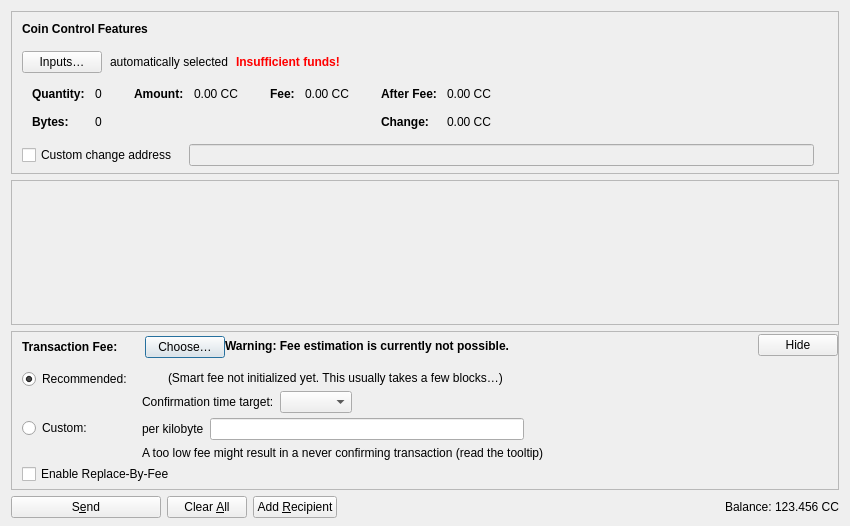
<?xml version="1.0" encoding="UTF-8"?>
<ui version="4.0">
 <class>SendCoinsDialog</class>
 <widget class="QDialog" name="SendCoinsDialog">
  <property name="geometry">
   <rect>
    <x>0</x>
    <y>0</y>
    <width>850</width>
    <height>526</height>
   </rect>
  </property>
  <property name="windowTitle">
   <string>Send Coins</string>
  </property>
  <layout class="QVBoxLayout" name="verticalLayout" stretch="0,1,0,0">
   <property name="bottomMargin">
    <number>8</number>
   </property>
   <item>
    <widget class="QFrame" name="frameCoinControl">
     <property name="sizePolicy">
      <sizepolicy hsizetype="Expanding" vsizetype="Expanding">
       <horstretch>0</horstretch>
       <verstretch>0</verstretch>
      </sizepolicy>
     </property>
     <property name="maximumSize">
      <size>
       <width>16777215</width>
       <height>16777215</height>
      </size>
     </property>
     <property name="frameShape">
      <enum>QFrame::StyledPanel</enum>
     </property>
     <property name="frameShadow">
      <enum>QFrame::Sunken</enum>
     </property>
     <layout class="QVBoxLayout" name="verticalLayoutCoinControl2">
      <property name="spacing">
       <number>0</number>
      </property>
      <property name="leftMargin">
       <number>0</number>
      </property>
      <property name="topMargin">
       <number>0</number>
      </property>
      <property name="rightMargin">
       <number>0</number>
      </property>
      <property name="bottomMargin">
       <number>6</number>
      </property>
      <item>
       <layout class="QVBoxLayout" name="verticalLayoutCoinControl" stretch="0,0,0,0,1">
        <property name="spacing">
         <number>0</number>
        </property>
        <property name="leftMargin">
         <number>10</number>
        </property>
        <property name="topMargin">
         <number>10</number>
        </property>
        <item>
         <layout class="QHBoxLayout" name="horizontalLayoutCoinControl1">
          <property name="bottomMargin">
           <number>15</number>
          </property>
          <item>
           <widget class="QLabel" name="labelCoinControlFeatures">
            <property name="sizePolicy">
             <sizepolicy hsizetype="Preferred" vsizetype="Maximum">
              <horstretch>0</horstretch>
              <verstretch>0</verstretch>
             </sizepolicy>
            </property>
            <property name="font">
             <font>
              <weight>75</weight>
              <bold>true</bold>
             </font>
            </property>
            <property name="styleSheet">
             <string notr="true">font-weight:bold;</string>
            </property>
            <property name="text">
             <string>Coin Control Features</string>
            </property>
           </widget>
          </item>
         </layout>
        </item>
        <item>
         <layout class="QHBoxLayout" name="horizontalLayoutCoinControl2" stretch="0,0,0,0">
          <property name="spacing">
           <number>8</number>
          </property>
          <property name="bottomMargin">
           <number>10</number>
          </property>
          <item>
           <widget class="QPushButton" name="pushButtonCoinControl">
            <property name="styleSheet">
             <string notr="true"/>
            </property>
            <property name="text">
             <string>Inputs…</string>
            </property>
            <property name="autoDefault">
             <bool>false</bool>
            </property>
           </widget>
          </item>
          <item>
           <widget class="QLabel" name="labelCoinControlAutomaticallySelected">
            <property name="text">
             <string>automatically selected</string>
            </property>
            <property name="margin">
             <number>5</number>
            </property>
           </widget>
          </item>
          <item>
           <widget class="QLabel" name="labelCoinControlInsuffFunds">
            <property name="font">
             <font>
              <weight>75</weight>
              <bold>true</bold>
             </font>
            </property>
            <property name="styleSheet">
             <string notr="true">color:red;font-weight:bold;</string>
            </property>
            <property name="text">
             <string>Insufficient funds!</string>
            </property>
            <property name="margin">
             <number>5</number>
            </property>
           </widget>
          </item>
          <item>
           <spacer name="horizontalSpacerCoinControl">
            <property name="orientation">
             <enum>Qt::Horizontal</enum>
            </property>
            <property name="sizeHint" stdset="0">
             <size>
              <width>40</width>
              <height>1</height>
             </size>
            </property>
           </spacer>
          </item>
         </layout>
        </item>
        <item>
         <widget class="QWidget" name="widgetCoinControl" native="true">
          <property name="sizePolicy">
           <sizepolicy hsizetype="Preferred" vsizetype="Preferred">
            <horstretch>0</horstretch>
            <verstretch>0</verstretch>
           </sizepolicy>
          </property>
          <property name="minimumSize">
           <size>
            <width>0</width>
            <height>0</height>
           </size>
          </property>
          <property name="styleSheet">
           <string notr="true"/>
          </property>
          <layout class="QHBoxLayout" name="horizontalLayoutCoinControl5">
           <property name="leftMargin">
            <number>0</number>
           </property>
           <property name="topMargin">
            <number>0</number>
           </property>
           <property name="rightMargin">
            <number>0</number>
           </property>
           <property name="bottomMargin">
            <number>0</number>
           </property>
           <item>
            <layout class="QHBoxLayout" name="horizontalLayoutCoinControl3" stretch="0,0,0,1">
             <property name="spacing">
              <number>20</number>
             </property>
             <property name="topMargin">
              <number>0</number>
             </property>
             <property name="bottomMargin">
              <number>10</number>
             </property>
             <item>
              <layout class="QFormLayout" name="formLayoutCoinControl1">
               <property name="labelAlignment">
                <set>Qt::AlignLeft|Qt::AlignVCenter</set>
               </property>
               <property name="horizontalSpacing">
                <number>10</number>
               </property>
               <property name="verticalSpacing">
                <number>14</number>
               </property>
               <property name="leftMargin">
                <number>10</number>
               </property>
               <property name="topMargin">
                <number>4</number>
               </property>
               <property name="rightMargin">
                <number>6</number>
               </property>
               <item row="0" column="0">
                <widget class="QLabel" name="labelCoinControlQuantityText">
                 <property name="font">
                  <font>
                   <weight>75</weight>
                   <bold>true</bold>
                  </font>
                 </property>
                 <property name="text">
                  <string>Quantity:</string>
                 </property>
                 <property name="margin">
                  <number>0</number>
                 </property>
                </widget>
               </item>
               <item row="0" column="1">
                <widget class="QLabel" name="labelCoinControlQuantity">
                 <property name="cursor">
                  <cursorShape>IBeamCursor</cursorShape>
                 </property>
                 <property name="contextMenuPolicy">
                  <enum>Qt::ActionsContextMenu</enum>
                 </property>
                 <property name="text">
                  <string notr="true">0</string>
                 </property>
                 <property name="margin">
                  <number>0</number>
                 </property>
                 <property name="textInteractionFlags">
                  <set>Qt::LinksAccessibleByMouse|Qt::TextSelectableByKeyboard|Qt::TextSelectableByMouse</set>
                 </property>
                </widget>
               </item>
               <item row="1" column="0">
                <widget class="QLabel" name="labelCoinControlBytesText">
                 <property name="font">
                  <font>
                   <weight>75</weight>
                   <bold>true</bold>
                  </font>
                 </property>
                 <property name="text">
                  <string>Bytes:</string>
                 </property>
                </widget>
               </item>
               <item row="1" column="1">
                <widget class="QLabel" name="labelCoinControlBytes">
                 <property name="cursor">
                  <cursorShape>IBeamCursor</cursorShape>
                 </property>
                 <property name="contextMenuPolicy">
                  <enum>Qt::ActionsContextMenu</enum>
                 </property>
                 <property name="text">
                  <string notr="true">0</string>
                 </property>
                 <property name="textInteractionFlags">
                  <set>Qt::LinksAccessibleByMouse|Qt::TextSelectableByKeyboard|Qt::TextSelectableByMouse</set>
                 </property>
                </widget>
               </item>
              </layout>
             </item>
             <item>
              <layout class="QFormLayout" name="formLayoutCoinControl2">
               <property name="horizontalSpacing">
                <number>10</number>
               </property>
               <property name="verticalSpacing">
                <number>14</number>
               </property>
               <property name="leftMargin">
                <number>6</number>
               </property>
               <property name="topMargin">
                <number>4</number>
               </property>
               <property name="rightMargin">
                <number>6</number>
               </property>
               <item row="0" column="0">
                <widget class="QLabel" name="labelCoinControlAmountText">
                 <property name="font">
                  <font>
                   <weight>75</weight>
                   <bold>true</bold>
                  </font>
                 </property>
                 <property name="text">
                  <string>Amount:</string>
                 </property>
                 <property name="margin">
                  <number>0</number>
                 </property>
                </widget>
               </item>
               <item row="0" column="1">
                <widget class="QLabel" name="labelCoinControlAmount">
                 <property name="cursor">
                  <cursorShape>IBeamCursor</cursorShape>
                 </property>
                 <property name="contextMenuPolicy">
                  <enum>Qt::ActionsContextMenu</enum>
                 </property>
                 <property name="text">
                  <string notr="true">0.00 CC</string>
                 </property>
                 <property name="textInteractionFlags">
                  <set>Qt::LinksAccessibleByMouse|Qt::TextSelectableByKeyboard|Qt::TextSelectableByMouse</set>
                 </property>
                </widget>
               </item>
              </layout>
             </item>
             <item>
              <layout class="QFormLayout" name="formLayoutCoinControl3">
               <property name="horizontalSpacing">
                <number>10</number>
               </property>
               <property name="verticalSpacing">
                <number>14</number>
               </property>
               <property name="leftMargin">
                <number>6</number>
               </property>
               <property name="topMargin">
                <number>4</number>
               </property>
               <property name="rightMargin">
                <number>6</number>
               </property>
               <item row="0" column="0">
                <widget class="QLabel" name="labelCoinControlFeeText">
                 <property name="font">
                  <font>
                   <weight>75</weight>
                   <bold>true</bold>
                  </font>
                 </property>
                 <property name="text">
                  <string>Fee:</string>
                 </property>
                 <property name="margin">
                  <number>0</number>
                 </property>
                </widget>
               </item>
               <item row="0" column="1">
                <widget class="QLabel" name="labelCoinControlFee">
                 <property name="cursor">
                  <cursorShape>IBeamCursor</cursorShape>
                 </property>
                 <property name="contextMenuPolicy">
                  <enum>Qt::ActionsContextMenu</enum>
                 </property>
                 <property name="text">
                  <string notr="true">0.00 CC</string>
                 </property>
                 <property name="textInteractionFlags">
                  <set>Qt::LinksAccessibleByMouse|Qt::TextSelectableByKeyboard|Qt::TextSelectableByMouse</set>
                 </property>
                </widget>
               </item>
              </layout>
             </item>
             <item>
              <layout class="QFormLayout" name="formLayoutCoinControl4">
               <property name="labelAlignment">
                <set>Qt::AlignLeft|Qt::AlignVCenter</set>
               </property>
               <property name="horizontalSpacing">
                <number>10</number>
               </property>
               <property name="verticalSpacing">
                <number>14</number>
               </property>
               <property name="leftMargin">
                <number>6</number>
               </property>
               <property name="topMargin">
                <number>4</number>
               </property>
               <property name="rightMargin">
                <number>6</number>
               </property>
               <item row="0" column="0">
                <widget class="QLabel" name="labelCoinControlAfterFeeText">
                 <property name="font">
                  <font>
                   <weight>75</weight>
                   <bold>true</bold>
                  </font>
                 </property>
                 <property name="text">
                  <string>After Fee:</string>
                 </property>
                 <property name="margin">
                  <number>0</number>
                 </property>
                </widget>
               </item>
               <item row="0" column="1">
                <widget class="QLabel" name="labelCoinControlAfterFee">
                 <property name="cursor">
                  <cursorShape>IBeamCursor</cursorShape>
                 </property>
                 <property name="contextMenuPolicy">
                  <enum>Qt::ActionsContextMenu</enum>
                 </property>
                 <property name="text">
                  <string notr="true">0.00 CC</string>
                 </property>
                 <property name="textInteractionFlags">
                  <set>Qt::LinksAccessibleByMouse|Qt::TextSelectableByKeyboard|Qt::TextSelectableByMouse</set>
                 </property>
                </widget>
               </item>
               <item row="1" column="0">
                <widget class="QLabel" name="labelCoinControlChangeText">
                 <property name="font">
                  <font>
                   <weight>75</weight>
                   <bold>true</bold>
                  </font>
                 </property>
                 <property name="text">
                  <string>Change:</string>
                 </property>
                </widget>
               </item>
               <item row="1" column="1">
                <widget class="QLabel" name="labelCoinControlChange">
                 <property name="cursor">
                  <cursorShape>IBeamCursor</cursorShape>
                 </property>
                 <property name="contextMenuPolicy">
                  <enum>Qt::ActionsContextMenu</enum>
                 </property>
                 <property name="text">
                  <string notr="true">0.00 CC</string>
                 </property>
                 <property name="textInteractionFlags">
                  <set>Qt::LinksAccessibleByMouse|Qt::TextSelectableByKeyboard|Qt::TextSelectableByMouse</set>
                 </property>
                </widget>
               </item>
              </layout>
             </item>
            </layout>
           </item>
          </layout>
         </widget>
        </item>
        <item>
         <layout class="QHBoxLayout" name="horizontalLayoutCoinControl4" stretch="0,0,0">
          <property name="spacing">
           <number>12</number>
          </property>
          <property name="sizeConstraint">
           <enum>QLayout::SetDefaultConstraint</enum>
          </property>
          <property name="topMargin">
           <number>5</number>
          </property>
          <property name="rightMargin">
           <number>5</number>
          </property>
          <item>
           <widget class="QCheckBox" name="checkBoxCoinControlChange">
            <property name="toolTip">
             <string>If this is activated, but the change address is empty or invalid, change will be sent to a newly generated address.</string>
            </property>
            <property name="text">
             <string>Custom change address</string>
            </property>
           </widget>
          </item>
          <item>
           <widget class="QValidatedLineEdit" name="lineEditCoinControlChange">
            <property name="enabled">
             <bool>false</bool>
            </property>
            <property name="sizePolicy">
             <sizepolicy hsizetype="Expanding" vsizetype="Fixed">
              <horstretch>0</horstretch>
              <verstretch>0</verstretch>
             </sizepolicy>
            </property>
           </widget>
          </item>
          <item>
           <widget class="QLabel" name="labelCoinControlChangeLabel">
            <property name="sizePolicy">
             <sizepolicy hsizetype="Preferred" vsizetype="Expanding">
              <horstretch>0</horstretch>
              <verstretch>0</verstretch>
             </sizepolicy>
            </property>
            <property name="minimumSize">
             <size>
              <width>0</width>
              <height>0</height>
             </size>
            </property>
            <property name="text">
             <string/>
            </property>
            <property name="margin">
             <number>3</number>
            </property>
           </widget>
          </item>
         </layout>
        </item>
        <item>
         <spacer name="verticalSpacerCoinControl">
          <property name="orientation">
           <enum>Qt::Vertical</enum>
          </property>
          <property name="sizeHint" stdset="0">
           <size>
            <width>800</width>
            <height>1</height>
           </size>
          </property>
         </spacer>
        </item>
       </layout>
      </item>
     </layout>
    </widget>
   </item>
   <item>
    <widget class="QScrollArea" name="scrollArea">
     <property name="widgetResizable">
      <bool>true</bool>
     </property>
     <widget class="QWidget" name="scrollAreaWidgetContents">
      <property name="geometry">
       <rect>
        <x>0</x>
        <y>0</y>
        <width>830</width>
        <height>104</height>
       </rect>
      </property>
      <layout class="QVBoxLayout" name="verticalLayout_2" stretch="0,1">
       <property name="leftMargin">
        <number>0</number>
       </property>
       <property name="topMargin">
        <number>0</number>
       </property>
       <property name="rightMargin">
        <number>0</number>
       </property>
       <property name="bottomMargin">
        <number>0</number>
       </property>
       <item>
        <layout class="QVBoxLayout" name="entries">
         <property name="spacing">
          <number>6</number>
         </property>
        </layout>
       </item>
       <item>
        <spacer name="verticalSpacer">
         <property name="orientation">
          <enum>Qt::Vertical</enum>
         </property>
         <property name="sizeHint" stdset="0">
          <size>
           <width>20</width>
           <height>40</height>
          </size>
         </property>
        </spacer>
       </item>
      </layout>
     </widget>
    </widget>
   </item>
   <item>
    <widget class="QFrame" name="frameFee">
     <property name="sizePolicy">
      <sizepolicy hsizetype="Expanding" vsizetype="Expanding">
       <horstretch>0</horstretch>
       <verstretch>0</verstretch>
      </sizepolicy>
     </property>
     <property name="maximumSize">
      <size>
       <width>16777215</width>
       <height>16777215</height>
      </size>
     </property>
     <property name="frameShape">
      <enum>QFrame::StyledPanel</enum>
     </property>
     <property name="frameShadow">
      <enum>QFrame::Sunken</enum>
     </property>
     <layout class="QVBoxLayout" name="verticalLayoutFee1">
      <property name="spacing">
       <number>0</number>
      </property>
      <property name="leftMargin">
       <number>0</number>
      </property>
      <property name="topMargin">
       <number>0</number>
      </property>
      <property name="rightMargin">
       <number>0</number>
      </property>
      <property name="bottomMargin">
       <number>0</number>
      </property>
      <item>
       <layout class="QVBoxLayout" name="verticalLayoutFee2" stretch="0,0,0">
        <property name="spacing">
         <number>0</number>
        </property>
        <property name="leftMargin">
         <number>10</number>
        </property>
        <property name="topMargin">
         <number>0</number>
        </property>
        <item>
         <layout class="QHBoxLayout" name="horizontalLayoutFee1">
          <property name="bottomMargin">
           <number>0</number>
          </property>
          <item>
           <layout class="QVBoxLayout" name="verticalLayoutFee7">
            <property name="spacing">
             <number>0</number>
            </property>
            <item>
             <spacer name="verticalSpacerSmartFee">
              <property name="orientation">
               <enum>Qt::Vertical</enum>
              </property>
              <property name="sizeType">
               <enum>QSizePolicy::Fixed</enum>
              </property>
              <property name="sizeHint" stdset="0">
               <size>
                <width>1</width>
                <height>4</height>
               </size>
              </property>
             </spacer>
            </item>
            <item>
             <layout class="QHBoxLayout" name="horizontalLayoutSmartFee">
              <property name="spacing">
               <number>10</number>
              </property>
              <item>
               <widget class="QLabel" name="labelFeeHeadline">
                <property name="sizePolicy">
                 <sizepolicy hsizetype="Preferred" vsizetype="Maximum">
                  <horstretch>0</horstretch>
                  <verstretch>0</verstretch>
                 </sizepolicy>
                </property>
                <property name="font">
                 <font>
                  <weight>75</weight>
                  <bold>true</bold>
                 </font>
                </property>
                <property name="styleSheet">
                 <string notr="true">font-weight:bold;</string>
                </property>
                <property name="text">
                 <string>Transaction Fee:</string>
                </property>
               </widget>
              </item>
              <item>
               <widget class="QLabel" name="labelFeeMinimized">
                <property name="text">
                 <string/>
                </property>
               </widget>
              </item>
              <item>
               <widget class="QPushButton" name="buttonChooseFee">
                <property name="text">
                 <string>Choose…</string>
                </property>
               </widget>
              </item>
             </layout>
            </item>
            <item>
             <spacer name="verticalSpacer_5">
              <property name="orientation">
               <enum>Qt::Vertical</enum>
              </property>
              <property name="sizeHint" stdset="0">
               <size>
                <width>1</width>
                <height>1</height>
               </size>
              </property>
             </spacer>
            </item>
           </layout>
          </item>
          <item>
           <widget class="QLabel" name="fallbackFeeWarningLabel">
            <property name="toolTip">
             <string>Using the fallbackfee can result in sending a transaction that will take several hours or days (or never) to confirm. Consider choosing your fee manually or wait until you have validated the complete chain.</string>
            </property>
            <property name="font">
            <font>
                <weight>75</weight>
                <bold>true</bold>
            </font>
            </property>
            <property name="text">
             <string>Warning: Fee estimation is currently not possible.</string>
            </property>
            <property name="wordWrap">
             <bool>false</bool>
            </property>
           </widget>
          </item>
          <item>
           <spacer name="horizontalSpacer_4">
            <property name="orientation">
             <enum>Qt::Horizontal</enum>
            </property>
            <property name="sizeType">
             <enum>QSizePolicy::MinimumExpanding</enum>
            </property>
            <property name="sizeHint" stdset="0">
             <size>
              <width>40</width>
              <height>20</height>
             </size>
            </property>
           </spacer>
          </item>
          <item>
           <widget class="QPushButton" name="buttonMinimizeFee">
            <property name="toolTip">
             <string>Hide transaction fee settings</string>
            </property>
            <property name="text">
             <string>Hide</string>
            </property>
           </widget>
          </item>
         </layout>
        </item>
        <item>
         <widget class="QFrame" name="frameFeeSelection">
          <layout class="QVBoxLayout" name="verticalLayoutFee12">
           <property name="spacing">
            <number>0</number>
           </property>
           <property name="leftMargin">
            <number>0</number>
           </property>
           <property name="topMargin">
            <number>0</number>
           </property>
           <property name="rightMargin">
            <number>0</number>
           </property>
           <property name="bottomMargin">
            <number>0</number>
           </property>
           <item>
            <layout class="QGridLayout" name="gridLayoutFee">
             <property name="topMargin">
              <number>10</number>
             </property>
             <property name="bottomMargin">
              <number>4</number>
             </property>
             <property name="horizontalSpacing">
              <number>10</number>
             </property>
             <property name="verticalSpacing">
              <number>4</number>
             </property>
             <item row="1" column="1">
              <layout class="QVBoxLayout" name="verticalLayoutFee8">
               <property name="spacing">
                <number>6</number>
               </property>
               <item>
                <layout class="QHBoxLayout" name="horizontalLayoutFee13">
                 <item>
                  <widget class="QLabel" name="labelCustomPerKilobyte">
                   <property name="toolTip">
                    <string>Specify a custom fee per kB (1,000 bytes) of the transaction's virtual size.

Note:  Since the fee is calculated on a per-byte basis, a fee rate of "100 satoshis per kvB" for a transaction size of 500 virtual bytes (half of 1 kvB) would ultimately yield a fee of only 50 satoshis.</string>
                   </property>
                   <property name="text">
                    <string>per kilobyte</string>
                   </property>
                  </widget>
                 </item>
                 <item>
                  <widget class="CoolCoinAmountField" name="customFee"/>
                 </item>
                 <item>
                  <spacer name="horizontalSpacer_6">
                   <property name="orientation">
                    <enum>Qt::Horizontal</enum>
                   </property>
                   <property name="sizeHint" stdset="0">
                    <size>
                     <width>1</width>
                     <height>1</height>
                    </size>
                   </property>
                  </spacer>
                 </item>
                </layout>
               </item>
               <item>
                <layout class="QHBoxLayout" name="horizontalLayoutFee8">
                 <item>
                  <widget class="QLabel" name="labelCustomFeeWarning">
                   <property name="enabled">
                    <bool>true</bool>
                   </property>
                   <property name="toolTip">
                    <string>When there is less transaction volume than space in the blocks, miners as well as relaying nodes may enforce a minimum fee. Paying only this minimum fee is just fine, but be aware that this can result in a never confirming transaction once there is more demand for bitcoin transactions than the network can process.</string>
                   </property>
                   <property name="text">
                    <string>A too low fee might result in a never confirming transaction (read the tooltip)</string>
                   </property>
                  </widget>
                 </item>
                 <item>
                  <spacer name="horizontalSpacer_2">
                   <property name="orientation">
                    <enum>Qt::Horizontal</enum>
                   </property>
                   <property name="sizeHint" stdset="0">
                    <size>
                     <width>1</width>
                     <height>1</height>
                    </size>
                   </property>
                  </spacer>
                 </item>
                </layout>
               </item>
              </layout>
             </item>
             <item row="0" column="0">
              <layout class="QVBoxLayout" name="verticalLayoutFee4" stretch="0,1">
               <item>
                <widget class="QRadioButton" name="radioSmartFee">
                 <property name="text">
                  <string>Recommended:</string>
                 </property>
                 <property name="checked">
                  <bool>true</bool>
                 </property>
                 <attribute name="buttonGroup">
                  <string notr="true">groupFee</string>
                 </attribute>
                </widget>
               </item>
               <item>
                <spacer name="verticalSpacer_2">
                 <property name="orientation">
                  <enum>Qt::Vertical</enum>
                 </property>
                 <property name="sizeHint" stdset="0">
                  <size>
                   <width>1</width>
                   <height>1</height>
                  </size>
                 </property>
                </spacer>
               </item>
              </layout>
             </item>
             <item row="1" column="0">
              <layout class="QVBoxLayout" name="verticalLayoutFee9" stretch="0,1">
               <item>
                <widget class="QRadioButton" name="radioCustomFee">
                 <property name="text">
                  <string>Custom:</string>
                 </property>
                 <attribute name="buttonGroup">
                  <string notr="true">groupFee</string>
                 </attribute>
                </widget>
               </item>
               <item>
                <spacer name="verticalSpacer_6">
                 <property name="orientation">
                  <enum>Qt::Vertical</enum>
                 </property>
                 <property name="sizeHint" stdset="0">
                  <size>
                   <width>1</width>
                   <height>1</height>
                  </size>
                 </property>
                </spacer>
               </item>
              </layout>
             </item>
             <item row="0" column="1">
              <layout class="QVBoxLayout" name="verticalLayoutFee3" stretch="0,0,1">
               <property name="spacing">
                <number>6</number>
               </property>
               <property name="topMargin">
                <number>2</number>
               </property>
               <item>
                <layout class="QHBoxLayout" name="horizontalLayoutFee12">
                 <item>
                  <widget class="QLabel" name="labelSmartFee">
                   <property name="text">
                    <string/>
                   </property>
                  </widget>
                 </item>
                 <item>
                  <widget class="QLabel" name="labelFeeEstimation">
                   <property name="text">
                    <string/>
                   </property>
                  </widget>
                 </item>
                 <item>
                  <widget class="QLabel" name="labelSmartFee2">
                   <property name="text">
                    <string>(Smart fee not initialized yet. This usually takes a few blocks…)</string>
                   </property>
                  </widget>
                 </item>
                 <item>
                  <spacer name="horizontalSpacer_5">
                   <property name="orientation">
                    <enum>Qt::Horizontal</enum>
                   </property>
                   <property name="sizeHint" stdset="0">
                    <size>
                     <width>1</width>
                     <height>1</height>
                    </size>
                   </property>
                  </spacer>
                 </item>
                </layout>
               </item>
               <item>
                <layout class="QHBoxLayout" name="horizontalLayoutFee9">
                 <item>
                  <layout class="QVBoxLayout" name="verticalLayoutFee6">
                   <item>
                    <widget class="QLabel" name="labelSmartFee3">
                     <property name="text">
                      <string>Confirmation time target:</string>
                     </property>
                    </widget>
                   </item>
                  </layout>
                 </item>
                 <item>
                  <layout class="QVBoxLayout" name="verticalLayoutFee5">
                   <property name="rightMargin">
                    <number>30</number>
                   </property>
                   <item>
                    <layout class="QHBoxLayout" name="horizontalLayoutConfTarget">
                     <property name="bottomMargin">
                      <number>0</number>
                     </property>
                     <item>
                      <widget class="QComboBox" name="confTargetSelector"/>
                     </item>
                     <item>
                      <spacer name="horizontalSpacerConfTarget">
                       <property name="orientation">
                        <enum>Qt::Horizontal</enum>
                       </property>
                       <property name="sizeHint" stdset="0">
                        <size>
                         <width>40</width>
                         <height>20</height>
                        </size>
                       </property>
                      </spacer>
                     </item>
                    </layout>
                   </item>
                  </layout>
                 </item>
                </layout>
               </item>
               <item>
                <spacer name="verticalSpacer_4">
                 <property name="orientation">
                  <enum>Qt::Vertical</enum>
                 </property>
                 <property name="sizeHint" stdset="0">
                  <size>
                   <width>1</width>
                   <height>1</height>
                  </size>
                 </property>
                </spacer>
               </item>
              </layout>
             </item>
            </layout>
           </item>
           <item>
            <widget class="QCheckBox" name="optInRBF">
             <property name="text">
              <string>Enable Replace-By-Fee</string>
             </property>
             <property name="toolTip">
              <string>With Replace-By-Fee (BIP-125) you can increase a transaction's fee after it is sent. Without this, a higher fee may be recommended to compensate for increased transaction delay risk.</string>
             </property>
            </widget>
           </item>
          </layout>
         </widget>
        </item>
        <item>
         <spacer name="verticalSpacerFee">
          <property name="orientation">
           <enum>Qt::Vertical</enum>
          </property>
          <property name="sizeHint" stdset="0">
           <size>
            <width>40</width>
            <height>5</height>
           </size>
          </property>
         </spacer>
        </item>
       </layout>
      </item>
     </layout>
    </widget>
   </item>
   <item>
    <layout class="QHBoxLayout" name="horizontalLayout">
     <item>
      <widget class="QPushButton" name="sendButton">
       <property name="minimumSize">
        <size>
         <width>150</width>
         <height>0</height>
        </size>
       </property>
       <property name="toolTip">
        <string>Confirm the send action</string>
       </property>
       <property name="text">
        <string>S&amp;end</string>
       </property>
       <property name="icon">
        <iconset resource="../bitcoin.qrc">
         <normaloff>:/icons/send</normaloff>:/icons/send</iconset>
       </property>
       <property name="autoDefault">
        <bool>false</bool>
       </property>
       <property name="default">
        <bool>false</bool>
       </property>
      </widget>
     </item>
     <item>
      <widget class="QPushButton" name="clearButton">
       <property name="sizePolicy">
        <sizepolicy hsizetype="Minimum" vsizetype="Fixed">
         <horstretch>0</horstretch>
         <verstretch>0</verstretch>
        </sizepolicy>
       </property>
       <property name="toolTip">
        <string>Clear all fields of the form.</string>
       </property>
       <property name="text">
        <string>Clear &amp;All</string>
       </property>
       <property name="icon">
        <iconset resource="../bitcoin.qrc">
         <normaloff>:/icons/remove</normaloff>:/icons/remove</iconset>
       </property>
       <property name="autoDefault">
        <bool>false</bool>
       </property>
      </widget>
     </item>
     <item>
      <widget class="QPushButton" name="addButton">
       <property name="toolTip">
        <string>Send to multiple recipients at once</string>
       </property>
       <property name="text">
        <string>Add &amp;Recipient</string>
       </property>
       <property name="icon">
        <iconset resource="../bitcoin.qrc">
         <normaloff>:/icons/add</normaloff>:/icons/add</iconset>
       </property>
       <property name="autoDefault">
        <bool>false</bool>
       </property>
      </widget>
     </item>
     <item>
      <spacer name="horizontalSpacer">
       <property name="orientation">
        <enum>Qt::Horizontal</enum>
       </property>
       <property name="sizeHint" stdset="0">
        <size>
         <width>40</width>
         <height>20</height>
        </size>
       </property>
      </spacer>
     </item>
     <item>
      <layout class="QHBoxLayout" name="horizontalLayout_2">
       <property name="spacing">
        <number>3</number>
       </property>
       <item>
        <widget class="QLabel" name="labelBalanceName">
         <property name="sizePolicy">
          <sizepolicy hsizetype="Preferred" vsizetype="Fixed">
           <horstretch>0</horstretch>
           <verstretch>0</verstretch>
          </sizepolicy>
         </property>
         <property name="text">
          <string>Balance:</string>
         </property>
        </widget>
       </item>
       <item>
        <widget class="QLabel" name="labelBalance">
         <property name="sizePolicy">
          <sizepolicy hsizetype="Preferred" vsizetype="Fixed">
           <horstretch>0</horstretch>
           <verstretch>0</verstretch>
          </sizepolicy>
         </property>
         <property name="cursor">
          <cursorShape>IBeamCursor</cursorShape>
         </property>
         <property name="text">
          <string notr="true">123.456 CC</string>
         </property>
         <property name="textInteractionFlags">
          <set>Qt::LinksAccessibleByMouse|Qt::TextSelectableByKeyboard|Qt::TextSelectableByMouse</set>
         </property>
        </widget>
       </item>
      </layout>
     </item>
    </layout>
   </item>
  </layout>
 </widget>
 <customwidgets>
  <customwidget>
   <class>QValidatedLineEdit</class>
   <extends>QLineEdit</extends>
   <header>qt/qvalidatedlineedit.h</header>
  </customwidget>
  <customwidget>
   <class>CoolCoinAmountField</class>
   <extends>QLineEdit</extends>
   <header>qt/bitcoinamountfield.h</header>
   <container>1</container>
  </customwidget>
 </customwidgets>
 <resources>
  <include location="../bitcoin.qrc"/>
 </resources>
 <connections/>
 <buttongroups>
  <buttongroup name="groupFee"/>
 </buttongroups>
</ui>
